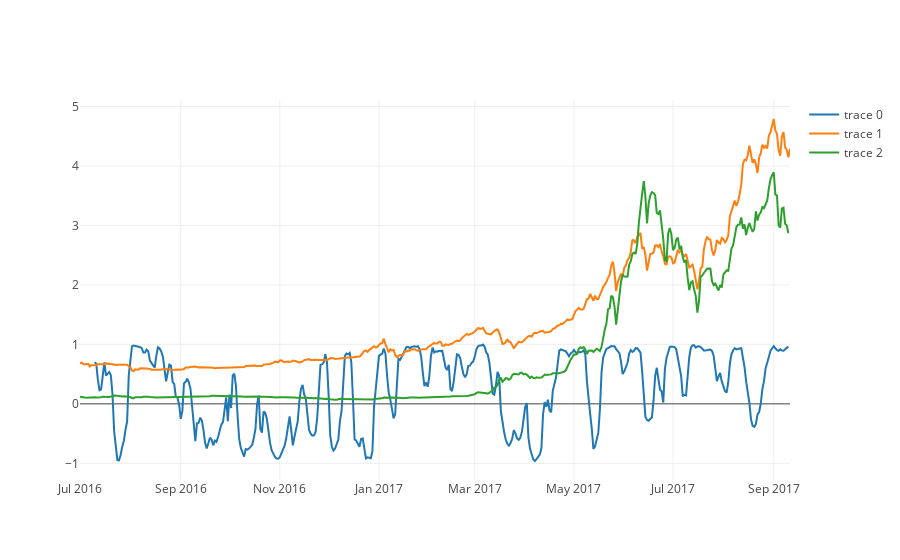

The notebook cell this image was saved under:
### Code cell
rcorr=pd.rolling_corr(btc["weightedAverage"],eth["weightedAverage"], 10)
sct_corr=go.Scatter(x=rcorr.index, y=rcorr)
sct=go.Scatter(x=btc.index, y=btc["weightedAverage"]/1000)
sct_eth2=go.Scatter(x=eth.index, y=eth["weightedAverage"]/100)
py.iplot([sct_corr, sct, sct_eth2])

### Figure 1 — Plotly figure (JSON) as saved in the notebook; plotly's stock layout.template omitted (floating-point values rounded to 4 significant figures; data arrays with more than 128 entries replaced by an {"elided": "..."} marker saying what was removed)
{"data": [{"type": "scatter", "x": {"elided": "438 str values"}, "y": {"elided": "438 float values"}}, {"type": "scatter", "x": {"elided": "438 str values"}, "y": {"elided": "438 float values"}}, {"type": "scatter", "x": {"elided": "437 str values"}, "y": {"elided": "437 float values"}}], "layout": {}}
